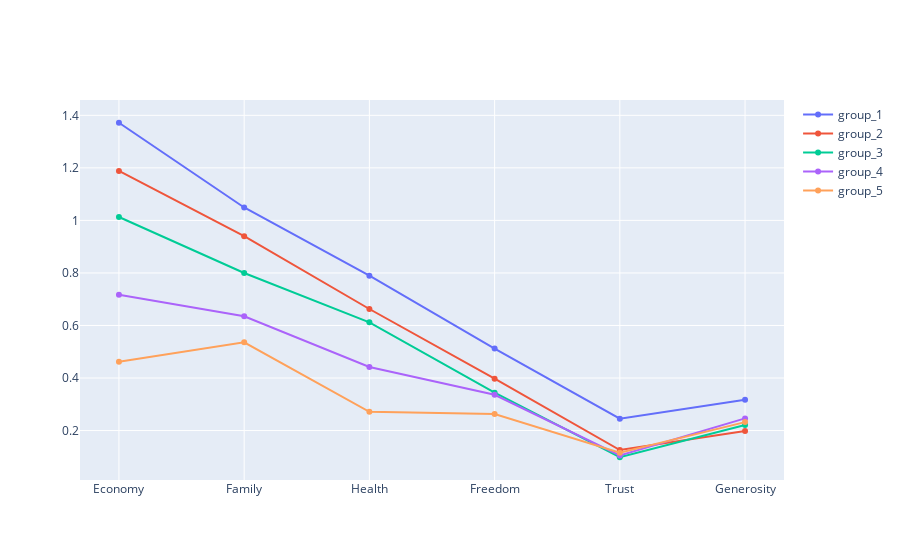

Notebook code for this chart:
### Code cell
names = ['Economy','Family','Health','Freedom','Trust','Generosity']
fig = go.Figure()

for i in legend:
    fig.add_trace(go.Scatter(x=names,y=[summary_2016[j][i] for j in names],name=i))

fig.show()

### Figure 1 — Plotly figure (JSON) as saved in the notebook; plotly's stock layout.template omitted (floating-point values rounded to 4 significant figures)
{"data": [{"name": "group_1", "type": "scatter", "x": ["Economy", "Family", "Health", "Freedom", "Trust", "Generosity"], "y": [1.372, 1.049, 0.7895, 0.5123, 0.245, 0.3176]}, {"name": "group_2", "type": "scatter", "x": ["Economy", "Family", "Health", "Freedom", "Trust", "Generosity"], "y": [1.188, 0.9399, 0.6627, 0.3974, 0.1258, 0.1979]}, {"name": "group_3", "type": "scatter", "x": ["Economy", "Family", "Health", "Freedom", "Trust", "Generosity"], "y": [1.013, 0.7999, 0.612, 0.3442, 0.09838, 0.2209]}, {"name": "group_4", "type": "scatter", "x": ["Economy", "Family", "Health", "Freedom", "Trust", "Generosity"], "y": [0.717, 0.635, 0.442, 0.3361, 0.1052, 0.2463]}, {"name": "group_5", "type": "scatter", "x": ["Economy", "Family", "Health", "Freedom", "Trust", "Generosity"], "y": [0.462, 0.536, 0.2713, 0.2627, 0.1157, 0.2321]}], "layout": {}}
